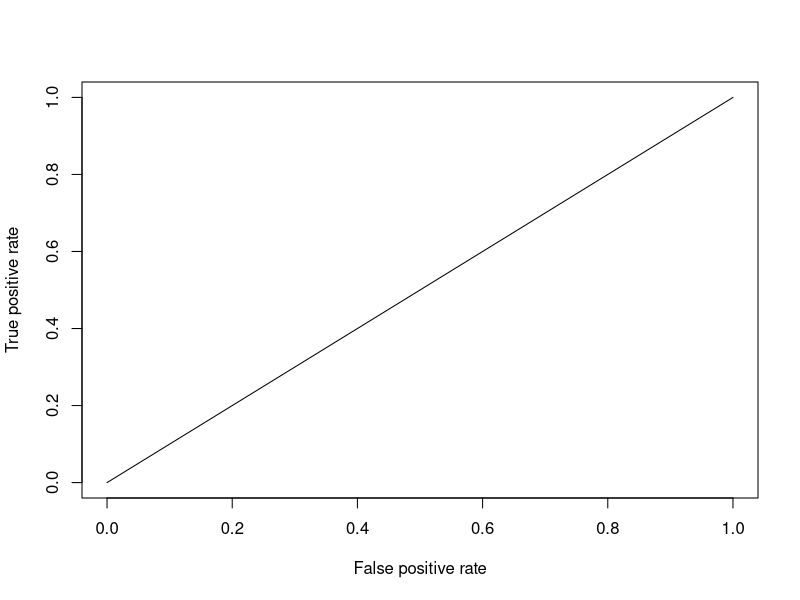

This figure's R source:
## ---- chunk 1
library(tidyverse)
library(dplyr)
library(ggplot2)
library(corrplot)
library(utils)
library(MASS)
library(ROCR)
library(caret)
library(gmodels)
library(class) # Knn algorithm
library(patchwork)
library(psych)

set.seed(580)
## ---- chunk 2
covid_train <- read_csv("training_data.csv")
covid_train <- covid_train %>% dplyr::select(-...1)
covid_test <- read_csv("testing_data.csv")
covid_test <- covid_test %>% dplyr::select(-...1)
## ---- chunk 3
covid_train$NATUSBORN_A <- as.factor(covid_train$NATUSBORN_A)
covid_train$SEX_A <- as.factor(covid_train$NATUSBORN_A)
covid_train$CVDDIAG_A <- as.factor(covid_train$CVDDIAG_A)
covid_train$REGION <- as.factor(covid_train$REGION)
covid_train$HYPEV_A <- as.factor(covid_train$HYPEV_A)
covid_train$CHLEV_A <- as.factor(covid_train$CHLEV_A)
covid_train$ASEV_A <- as.factor(covid_train$ASEV_A)
covid_train$DIBEV_A <- as.factor(covid_train$DIBEV_A)
covid_train$MEDNG12M_A <- as.factor(covid_train$MEDNG12M_A)
covid_train$PAYWORRY_A <- as.factor(covid_train$PAYWORRY_A)
covid_train$RACEALLP_A <- as.factor(covid_train$RACEALLP_A)
covid_train$MEDRXTRT_A <- as.factor(covid_train$MEDRXTRT_A)
covid_train$HLTHCOND_A <- as.factor(covid_train$HLTHCOND_A)
covid_train$DEPEV_A <- as.factor(covid_train$DEPEV_A)
covid_train$AGE <- as.factor(covid_train$AGE)
## ---- chunk 4
covid_test$NATUSBORN_A <- as.factor(covid_test$NATUSBORN_A)
covid_test$SEX_A <- as.factor(covid_test$NATUSBORN_A)
covid_test$CVDDIAG_A <- as.factor(covid_test$CVDDIAG_A)
covid_test$REGION <- as.factor(covid_test$REGION)
covid_test$HYPEV_A <- as.factor(covid_test$HYPEV_A)
covid_test$CHLEV_A <- as.factor(covid_test$CHLEV_A)
covid_test$ASEV_A <- as.factor(covid_test$ASEV_A)
covid_test$DIBEV_A <- as.factor(covid_test$DIBEV_A)
covid_test$MEDNG12M_A <- as.factor(covid_test$MEDNG12M_A)
covid_test$PAYWORRY_A <- as.factor(covid_test$PAYWORRY_A)
covid_test$RACEALLP_A <- as.factor(covid_test$RACEALLP_A)
covid_test$MEDRXTRT_A <- as.factor(covid_test$MEDRXTRT_A)
covid_test$HLTHCOND_A <- as.factor(covid_test$HLTHCOND_A)
covid_test$DEPEV_A <- as.factor(covid_test$DEPEV_A)
covid_test$AGE <- as.factor(covid_test$AGE)
## ---- chunk 5
logr = glm(CVDDIAG_A ~., family = binomial, data = covid_train)

summary(logr)
## ---- chunk 6
log.fit = predict(logr, newdata = covid_test, type='response')
log.fit = ifelse(log.fit > 0.5, 1, 0)

misclassification = sum(log.fit != covid_test$CVDDIAG_A)/
  length(covid_test$CVDDIAG_A)
misclassification

accuracy = 1 - misclassification
accuracy
## ---- chunk 7
predict <- prediction(log.fit, covid_test$CVDDIAG_A)
perform <- performance(predict, "tpr", "fpr")
plot(perform)
area <- performance(predict, "auc")
area@y.values[[1]]
